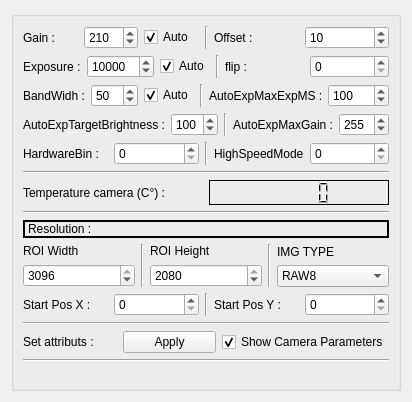
      <widget class="QWidget" name="tab">
       <attribute name="title">
        <string>Camera Control :</string>
       </attribute>
       <layout class="QVBoxLayout" name="verticalLayout_6">
        <item>
         <widget class="QGroupBox" name="groupBox_2">
          <property name="minimumSize">
           <size>
            <width>310</width>
            <height>360</height>
           </size>
          </property>
          <property name="maximumSize">
           <size>
            <width>390</width>
            <height>380</height>
           </size>
          </property>
          <property name="title">
           <string/>
          </property>
          <layout class="QVBoxLayout" name="verticalLayout_12">
           <item>
            <layout class="QVBoxLayout" name="verticalLayout_7">
             <item>
              <layout class="QHBoxLayout" name="horizontalLayout_16">
               <item>
                <layout class="QHBoxLayout" name="horizontalLayout_5">
                 <item>
                  <widget class="QLabel" name="label">
                   <property name="text">
                    <string>Gain :</string>
                   </property>
                  </widget>
                 </item>
                 <item>
                  <widget class="QSpinBox" name="spinBox_gain">
                   <property name="enabled">
                    <bool>true</bool>
                   </property>
                   <property name="maximum">
                    <number>510</number>
                   </property>
                   <property name="value">
                    <number>210</number>
                   </property>
                  </widget>
                 </item>
                 <item>
                  <widget class="QCheckBox" name="checkBox_gain">
                   <property name="enabled">
                    <bool>true</bool>
                   </property>
                   <property name="text">
                    <string>Auto</string>
                   </property>
                   <property name="checked">
                    <bool>true</bool>
                   </property>
                  </widget>
                 </item>
                </layout>
               </item>
               <item>
                <widget class="Line" name="line_8">
                 <property name="orientation">
                  <enum>Qt::Vertical</enum>
                 </property>
                </widget>
               </item>
               <item>
                <layout class="QHBoxLayout" name="horizontalLayout_7">
                 <item>
                  <widget class="QLabel" name="label_4">
                   <property name="text">
                    <string>Offset :</string>
                   </property>
                  </widget>
                 </item>
                 <item>
                  <widget class="QSpinBox" name="spinBox_offset">
                   <property name="enabled">
                    <bool>true</bool>
                   </property>
                   <property name="value">
                    <number>10</number>
                   </property>
                  </widget>
                 </item>
                </layout>
               </item>
              </layout>
             </item>
             <item>
              <layout class="QHBoxLayout" name="horizontalLayout_17">
               <item>
                <layout class="QHBoxLayout" name="horizontalLayout_6">
                 <item>
                  <widget class="QLabel" name="label_3">
                   <property name="text">
                    <string>Exposure :</string>
                   </property>
                  </widget>
                 </item>
                 <item>
                  <widget class="QSpinBox" name="spinBox_exposure">
                   <property name="enabled">
                    <bool>true</bool>
                   </property>
                   <property name="maximum">
                    <number>1000000000</number>
                   </property>
                   <property name="value">
                    <number>10000</number>
                   </property>
                  </widget>
                 </item>
                 <item>
                  <widget class="QCheckBox" name="checkBox_exposure">
                   <property name="enabled">
                    <bool>true</bool>
                   </property>
                   <property name="text">
                    <string>Auto</string>
                   </property>
                   <property name="checked">
                    <bool>true</bool>
                   </property>
                  </widget>
                 </item>
                </layout>
               </item>
               <item>
                <widget class="Line" name="line_9">
                 <property name="orientation">
                  <enum>Qt::Vertical</enum>
                 </property>
                </widget>
               </item>
               <item>
                <layout class="QHBoxLayout" name="horizontalLayout_9">
                 <item>
                  <widget class="QLabel" name="label_5">
                   <property name="text">
                    <string>flip :</string>
                   </property>
                  </widget>
                 </item>
                 <item>
                  <widget class="QSpinBox" name="spinBox_flip">
                   <property name="enabled">
                    <bool>true</bool>
                   </property>
                   <property name="maximum">
                    <number>3</number>
                   </property>
                  </widget>
                 </item>
                </layout>
               </item>
              </layout>
             </item>
             <item>
              <layout class="QHBoxLayout" name="horizontalLayout_18">
               <item>
                <layout class="QHBoxLayout" name="horizontalLayout_8">
                 <item>
                  <widget class="QLabel" name="label_2">
                   <property name="text">
                    <string>BandWidh :</string>
                   </property>
                  </widget>
                 </item>
                 <item>
                  <widget class="QSpinBox" name="spinBox_bandWidh">
                   <property name="enabled">
                    <bool>true</bool>
                   </property>
                   <property name="maximum">
                    <number>100</number>
                   </property>
                   <property name="value">
                    <number>50</number>
                   </property>
                  </widget>
                 </item>
                 <item>
                  <widget class="QCheckBox" name="checkBox_bandWidh">
                   <property name="enabled">
                    <bool>true</bool>
                   </property>
                   <property name="text">
                    <string>Auto</string>
                   </property>
                   <property name="checked">
                    <bool>true</bool>
                   </property>
                  </widget>
                 </item>
                </layout>
               </item>
               <item>
                <widget class="Line" name="line_10">
                 <property name="orientation">
                  <enum>Qt::Vertical</enum>
                 </property>
                </widget>
               </item>
               <item>
                <layout class="QHBoxLayout" name="horizontalLayout_11">
                 <item>
                  <widget class="QLabel" name="label_7">
                   <property name="text">
                    <string>AutoExpMaxExpMS :</string>
                   </property>
                  </widget>
                 </item>
                 <item>
                  <widget class="QSpinBox" name="spinBox_autoExpMaxExpMS">
                   <property name="enabled">
                    <bool>true</bool>
                   </property>
                   <property name="maximum">
                    <number>60000</number>
                   </property>
                   <property name="value">
                    <number>100</number>
                   </property>
                  </widget>
                 </item>
                </layout>
               </item>
              </layout>
             </item>
             <item>
              <layout class="QHBoxLayout" name="horizontalLayout_19">
               <item>
                <layout class="QHBoxLayout" name="horizontalLayout_12">
                 <item>
                  <widget class="QLabel" name="label_8">
                   <property name="text">
                    <string>AutoExpTargetBrightness :</string>
                   </property>
                  </widget>
                 </item>
                 <item>
                  <widget class="QSpinBox" name="spinBox_autoExpTargetBrightness">
                   <property name="enabled">
                    <bool>true</bool>
                   </property>
                   <property name="maximum">
                    <number>160</number>
                   </property>
                   <property name="value">
                    <number>100</number>
                   </property>
                  </widget>
                 </item>
                </layout>
               </item>
               <item>
                <widget class="Line" name="line_11">
                 <property name="orientation">
                  <enum>Qt::Vertical</enum>
                 </property>
                </widget>
               </item>
               <item>
                <layout class="QHBoxLayout" name="horizontalLayout_10">
                 <item>
                  <widget class="QLabel" name="label_6">
                   <property name="text">
                    <string>AutoExpMaxGain :</string>
                   </property>
                  </widget>
                 </item>
                 <item>
                  <widget class="QSpinBox" name="spinBox_autoExpMaxGain">
                   <property name="enabled">
                    <bool>true</bool>
                   </property>
                   <property name="maximum">
                    <number>510</number>
                   </property>
                   <property name="value">
                    <number>255</number>
                   </property>
                  </widget>
                 </item>
                </layout>
               </item>
              </layout>
             </item>
             <item>
              <layout class="QHBoxLayout" name="horizontalLayout_20">
               <item>
                <layout class="QHBoxLayout" name="horizontalLayout_13">
                 <item>
                  <widget class="QLabel" name="label_9">
                   <property name="text">
                    <string>HardwareBin :</string>
                   </property>
                  </widget>
                 </item>
                 <item>
                  <widget class="QSpinBox" name="spinBox_harwareBin">
                   <property name="enabled">
                    <bool>true</bool>
                   </property>
                  </widget>
                 </item>
                </layout>
               </item>
               <item>
                <widget class="Line" name="line_12">
                 <property name="orientation">
                  <enum>Qt::Vertical</enum>
                 </property>
                </widget>
               </item>
               <item>
                <layout class="QHBoxLayout" name="horizontalLayout_14">
                 <item>
                  <widget class="QLabel" name="label_10">
                   <property name="text">
                    <string>HighSpeedMode</string>
                   </property>
                  </widget>
                 </item>
                 <item>
                  <widget class="QSpinBox" name="spinBox_highSpeedMode">
                   <property name="enabled">
                    <bool>true</bool>
                   </property>
                   <property name="maximum">
                    <number>1</number>
                   </property>
                  </widget>
                 </item>
                </layout>
               </item>
              </layout>
             </item>
            </layout>
           </item>
           <item>
            <widget class="Line" name="line_6">
             <property name="orientation">
              <enum>Qt::Horizontal</enum>
             </property>
            </widget>
           </item>
           <item>
            <layout class="QHBoxLayout" name="horizontalLayout_15">
             <item>
              <widget class="QLabel" name="label_11">
               <property name="text">
                <string>Temperature camera (C°) :</string>
               </property>
              </widget>
             </item>
             <item>
              <widget class="QLCDNumber" name="lcdNumber_temperature">
               <property name="minimumSize">
                <size>
                 <width>65</width>
                 <height>25</height>
                </size>
               </property>
               <property name="maximumSize">
                <size>
                 <width>180</width>
                 <height>25</height>
                </size>
               </property>
               <property name="frameShadow">
                <enum>QFrame::Plain</enum>
               </property>
              </widget>
             </item>
            </layout>
           </item>
           <item>
            <widget class="Line" name="line_5">
             <property name="orientation">
              <enum>Qt::Horizontal</enum>
             </property>
            </widget>
           </item>
           <item>
            <layout class="QVBoxLayout" name="verticalLayout_11">
             <item>
              <widget class="QLabel" name="label_Resolution">
               <property name="frameShape">
                <enum>QFrame::WinPanel</enum>
               </property>
               <property name="text">
                <string>Resolution :</string>
               </property>
              </widget>
             </item>
             <item>
              <layout class="QHBoxLayout" name="horizontalLayout_24">
               <item>
                <layout class="QVBoxLayout" name="verticalLayout_8">
                 <item>
                  <widget class="QLabel" name="label_13">
                   <property name="text">
                    <string>ROI Width</string>
                   </property>
                  </widget>
                 </item>
                 <item>
                  <widget class="QSpinBox" name="spinBox_width">
                   <property name="enabled">
                    <bool>true</bool>
                   </property>
                   <property name="maximum">
                    <number>3096</number>
                   </property>
                   <property name="value">
                    <number>3096</number>
                   </property>
                  </widget>
                 </item>
                </layout>
               </item>
               <item>
                <widget class="Line" name="line_14">
                 <property name="orientation">
                  <enum>Qt::Vertical</enum>
                 </property>
                </widget>
               </item>
               <item>
                <layout class="QVBoxLayout" name="verticalLayout_9">
                 <item>
                  <widget class="QLabel" name="label_14">
                   <property name="text">
                    <string>ROI Height</string>
                   </property>
                  </widget>
                 </item>
                 <item>
                  <widget class="QSpinBox" name="spinBox_Height">
                   <property name="enabled">
                    <bool>true</bool>
                   </property>
                   <property name="maximum">
                    <number>2080</number>
                   </property>
                   <property name="value">
                    <number>2080</number>
                   </property>
                  </widget>
                 </item>
                </layout>
               </item>
               <item>
                <widget class="Line" name="line_15">
                 <property name="orientation">
                  <enum>Qt::Vertical</enum>
                 </property>
                </widget>
               </item>
               <item>
                <layout class="QVBoxLayout" name="verticalLayout_10">
                 <item>
                  <widget class="QLabel" name="label_15">
                   <property name="text">
                    <string>IMG TYPE</string>
                   </property>
                  </widget>
                 </item>
                 <item>
                  <widget class="QComboBox" name="comboBox_format">
                   <property name="editable">
                    <bool>false</bool>
                   </property>
                   <item>
                    <property name="text">
                     <string>RAW8</string>
                    </property>
                   </item>
                   <item>
                    <property name="text">
                     <string>RAW16</string>
                    </property>
                   </item>
                  </widget>
                 </item>
                </layout>
               </item>
              </layout>
             </item>
             <item>
              <layout class="QHBoxLayout" name="horizontalLayout_23">
               <item>
                <layout class="QHBoxLayout" name="horizontalLayout_21">
                 <item>
                  <widget class="QLabel" name="label_16">
                   <property name="text">
                    <string>Start Pos X :</string>
                   </property>
                  </widget>
                 </item>
                 <item>
                  <widget class="QSpinBox" name="spinBox_start_PosX">
                   <property name="enabled">
                    <bool>true</bool>
                   </property>
                  </widget>
                 </item>
                </layout>
               </item>
               <item>
                <widget class="Line" name="line_13">
                 <property name="orientation">
                  <enum>Qt::Vertical</enum>
                 </property>
                </widget>
               </item>
               <item>
                <layout class="QHBoxLayout" name="horizontalLayout_22">
                 <item>
                  <widget class="QLabel" name="label_17">
                   <property name="text">
                    <string>Start Pos Y :</string>
                   </property>
                  </widget>
                 </item>
                 <item>
                  <widget class="QSpinBox" name="spinBox_start_PosY">
                   <property name="enabled">
                    <bool>true</bool>
                   </property>
                  </widget>
                 </item>
                </layout>
               </item>
              </layout>
             </item>
            </layout>
           </item>
           <item>
            <widget class="Line" name="line_7">
             <property name="orientation">
              <enum>Qt::Horizontal</enum>
             </property>
            </widget>
           </item>
           <item>
            <layout class="QHBoxLayout" name="horizontalLayout_26">
             <item>
              <widget class="QLabel" name="label_18">
               <property name="text">
                <string>Set attributs :</string>
               </property>
              </widget>
             </item>
             <item>
              <widget class="QPushButton" name="Button_apply_camera">
               <property name="enabled">
                <bool>true</bool>
               </property>
               <property name="text">
                <string>Apply</string>
               </property>
               <property name="icon">
                <iconset resource="icone.qrc">
                 <normaloff>:/iconePhoto/icone/setting.png</normaloff>:/iconePhoto/icone/setting.png</iconset>
               </property>
              </widget>
             </item>
             <item>
              <widget class="QCheckBox" name="checkBox_Camera_Parameters">
               <property name="text">
                <string>Show Camera Parameters</string>
               </property>
               <property name="checked">
                <bool>true</bool>
               </property>
              </widget>
             </item>
            </layout>
           </item>
           <item>
            <widget class="Line" name="line_20">
             <property name="orientation">
              <enum>Qt::Horizontal</enum>
             </property>
            </widget>
           </item>
           <item>
            <spacer name="verticalSpacer_3">
             <property name="orientation">
              <enum>Qt::Vertical</enum>
             </property>
             <property name="sizeHint" stdset="0">
              <size>
               <width>20</width>
               <height>40</height>
              </size>
             </property>
            </spacer>
           </item>
          </layout>
         </widget>
        </item>
       </layout>
      </widget>
